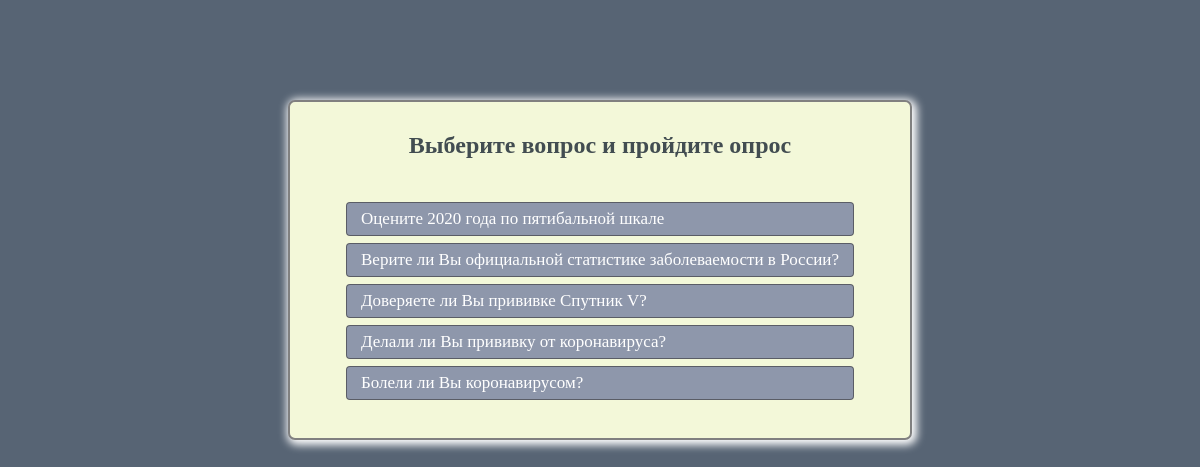
Screenshot of /polls/ with the database file from the repository.
### polls/models.py (models this page shows, shortened)
class Question(models.Model):
    question_text = models.CharField(max_length=200)
    pub_date = models.DateTimeField('date published')

### polls/views.py (the view)
# urls.py: path('', views.IndexView.as_view(), name='index'),
class IndexView(generic.ListView):
    template_name = 'polls/index.html'
    context_object_name = 'latest_question_list'
    def get_queryset(self):
        return Question.objects.filter(
            pub_date__lte=timezone.now()
        ).order_by('-pub_date')[:5]

### polls/templates/polls/index.html (shortened to what this page needs)
<!DOCTYPE html>
<html lang="en">
<head>
    {% load static %}
    <link rel="stylesheet" type="text/css" href="{% static 'polls/style.css' %}">
</head>
<body class="body">
    <div class="center-div">
        <div class="title">
            <h2 class="header">Выберите вопрос и пройдите опрос</h2>
        </div>
        <div class="list">
            {% if latest_question_list %}
                <ul class="ul-main">
                {% for question in latest_question_list %}
                    <li class="li-main"><a href="{% url 'polls:detail' question.id %}">{{ question.question_text }}</a></li>
                {% endfor %}
                </ul>
            {% else %}
                <p>No polls are available.</p>
            {% endif %}
        </div>
    </div>
</body>
</html>

### polls/static/polls/style.css (style rules this page uses)
.li-main a { color: #fff; text-decoration: none !important; font-size: 17px; }
.li-main { width: 478px; list-style-type: none; background: #8e97ab; border: 1px solid #33333390; border-radius: 4px; padding: 6px 14px; margin: 7px 0; }
.header { padding: 0 15px; text-align: center; }
.body { background: #576474; }
.center-div { width: 620px; padding: 10px 0 15px; margin: 100px auto; background: #f3f8d9; box-shadow: 2px 2px 8px 3px #fff; border: 2px solid gray; border-radius: 7px; }
.title { display: flex; justify-content: center; color: #424d51; }
.list { display: flex; justify-content: center; }
.ul-main { padding: 0; }

### rows the page displays
Question: question_text "Оцените 2020 года по пятибальной шкале"
Question: question_text "Верите ли Вы официальной статистике заболеваемости в России?"
Question: question_text "Доверяете ли Вы прививке Спутник V?"
Question: question_text "Делали ли Вы прививку от коронавируса?"
Question: question_text "Болели ли Вы коронавирусом?"
